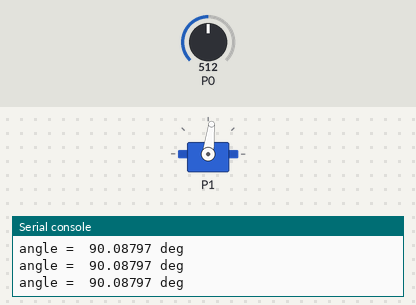
The program below on a simulated BBC micro:bit running MicroPython. Shown: servo, the last lines printed to the serial console. The inputs (shaded band) are chosen by the test bench; at power-on: P0 = 512 (analog values on the 0–1023 scale). Servo angles are drawn from the pulse width (0.5 ms = 0°, 2.5 ms = 180°).

Above: at 1.2 s.
1.3 s: P0 set to 716
At 2.4 s:
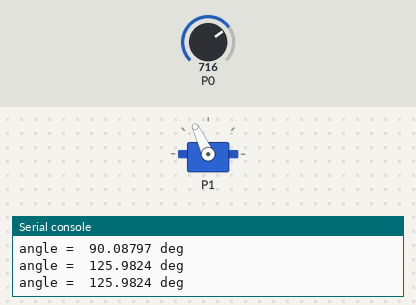
3.0 s: P0 set to 900
At 3.6 s:
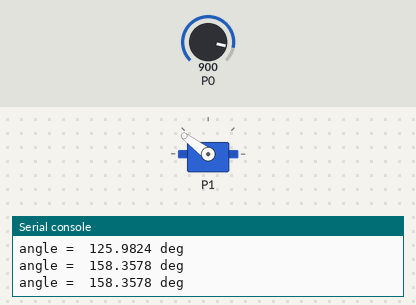
4.5 s: P0 set to 1023
At 4.8 s:
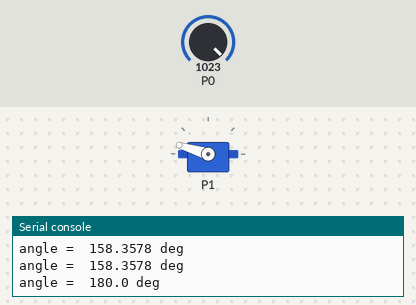
6.0 s: P0 set to 306
At 7.2 s:
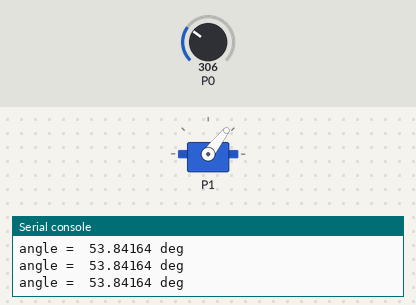
7.5 s: P0 set to 122
At 8.4 s:
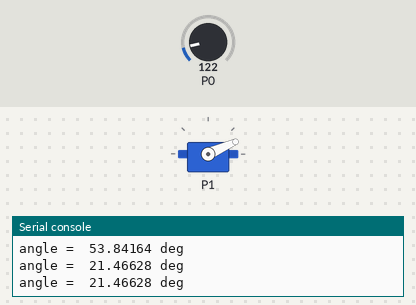
9.0 s: P0 set to 511
At 9.6 s:
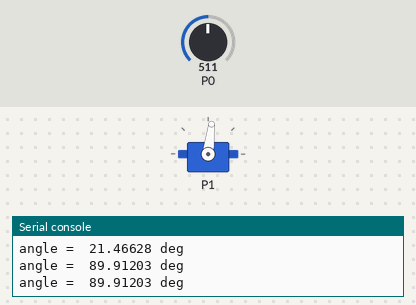
Timing chart, 0 to 11.5 s (numbered marks = the images above; inputs shaded):
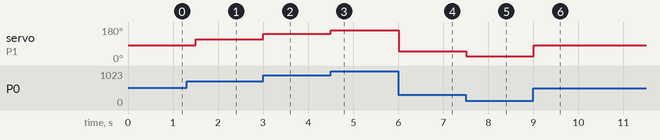

The program:

PilotageServoGrove-main.py
```python
from microbit import *
pin1.set_analog_period(20)   # MLI avec période de 20ms

def servo(angle):
    rapport_cyclique = ((118-28)/180) * angle + 28  # calcul du rapport cyclique entre 28 et 118 (2,7-11,5%)
    #display.scroll(rapport_cyclique)
    pin1.write_analog(rapport_cyclique)             # écriture du rapport cyclique sur la broche P1

while True:
    pot = pin0.read_analog()
    #display.scroll(pot)
    angle = pot /1023 * 180
    print ('angle = ',angle , 'deg')
    servo(angle)                                    # appel de la fonction angle
    sleep(500)
```

Measured:
- after the input at 1.3 s, servo on P1: 83° → 115° after 0.20 s
- after the input at 3.0 s, servo on P1: 115° → 143° at once
- after the input at 4.5 s, servo on P1: 143° → 163° at once
- after the input at 6.0 s, servo on P1: 163° → 52° at once
- after the input at 7.5 s, servo on P1: 52° → 24° at once
- after the input at 9.0 s, servo on P1: 24° → 83° at once
